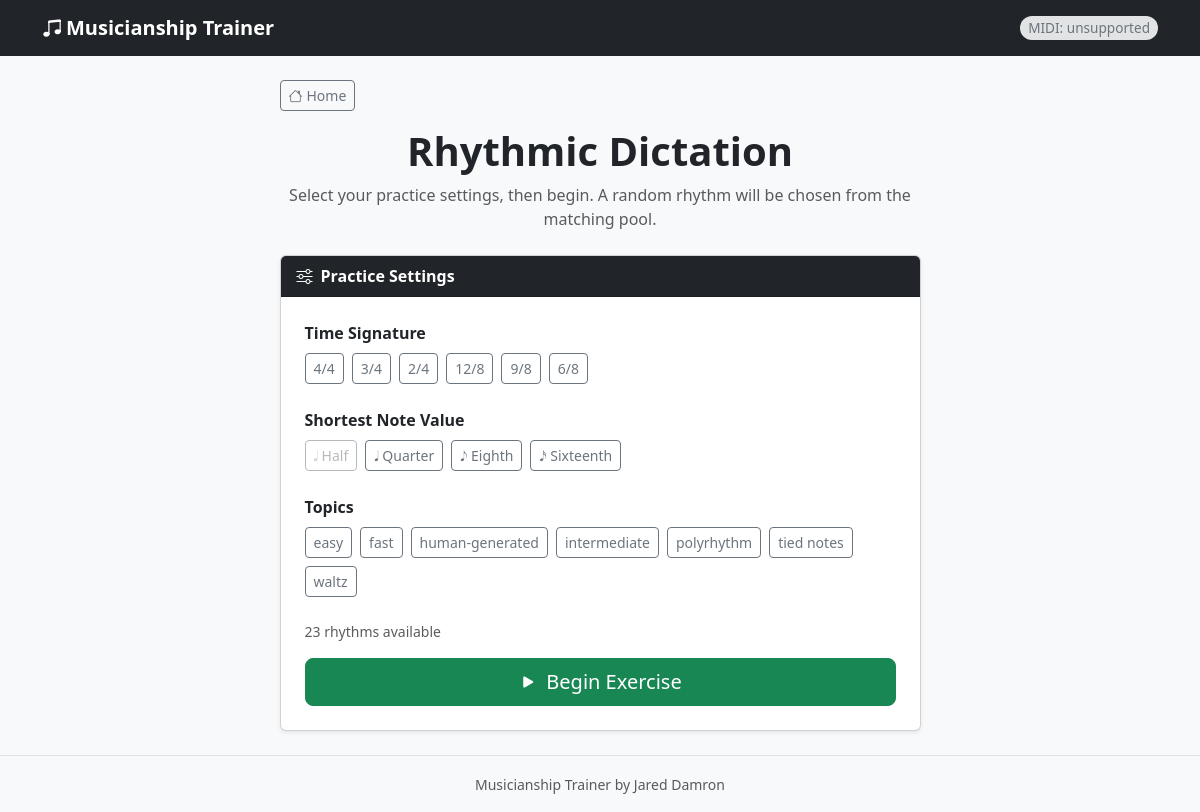
Page /rhythm on the committed database.
### models.py (models this page shows, shortened)
class Tag(db.Model):
    id = db.Column(db.Integer, primary_key=True)
    name = db.Column(db.String(50), unique=True, nullable=False)
    description = db.Column(db.String(200))

### app.py (the view)
@app.route('/rhythm')
def rhythm_index():
    all_tags = Tag.query.filter(Tag.rhythms.any()).order_by(Tag.name).all()
    rhythms = Rhythm.query.all()
    rhythms_data = [
        {
            'time_signature': r.time_signature,
            'min_duration':   r.min_duration,
            'tags':           [t.name for t in r.tags],
        }
        for r in rhythms
    ]
    return render_template('rhythm_index.html', all_tags=all_tags,
                           rhythms_data=rhythms_data)

### templates/rhythm_index.html (shortened to what this page needs)
{% extends 'base.html' %}
{% block content %}
<div class="row justify-content-center">
  <div class="col-lg-7 col-md-9">
    <div class="mb-3">
      <a href="{{ url_for('home') }}" class="btn btn-outline-secondary btn-sm">
        <i class="bi bi-house me-1"></i>Home
      </a>
    </div>
    <div class="text-center mb-4 mt-2">
      <h1 class="fw-bold">Rhythmic Dictation</h1>
      <p class="text-muted mb-0">Select your practice settings, then begin. A random rhythm will be chosen from the matching pool.</p>
    </div>
    <div class="card shadow-sm">
      <div class="card-header bg-dark text-white fw-semibold">
        <i class="bi bi-sliders me-2"></i>Practice Settings
      </div>
      <div class="card-body p-4">
        <form method="get" action="{{ url_for('random_rhythm') }}" id="filter-form">
          <div class="mb-4">
            <label class="fw-semibold d-block mb-2">
              Time Signature
            </label>
            <div class="d-flex flex-wrap gap-2" id="group-time-sig">
              {% for sig in ['4/4', '3/4', '2/4', '12/8', '9/8', '6/8'] %}
                <label class="btn btn-outline-secondary btn-sm fw-normal"
                       for="ts-{{ sig | replace('/', '-') }}">{{ sig }}</label>
              {% endfor %}
            </div>
          </div>
          <div class="mb-4">
            <label class="fw-semibold d-block mb-2">
              Shortest Note Value
            </label>
            <div class="d-flex flex-wrap gap-2" id="group-min-dur">
              <label class="btn btn-outline-secondary btn-sm fw-normal" for="md-h">
                &#119134; Half
              </label>
              <label class="btn btn-outline-secondary btn-sm fw-normal" for="md-q">
                &#119135; Quarter
              </label>
              <label class="btn btn-outline-secondary btn-sm fw-normal" for="md-8">
                &#119136; Eighth
              </label>
              <label class="btn btn-outline-secondary btn-sm fw-normal" for="md-16">
                &#119137; Sixteenth
              </label>
            </div>
          </div>
          <div class="mb-4">
            <label class="fw-semibold d-block mb-2">
              Topics
            </label>
            <div class="d-flex flex-wrap gap-2" id="group-tags">
              {% for tag in all_tags %}
                <label class="btn btn-outline-secondary btn-sm fw-normal"
                       for="tag-{{ tag.name }}" title="{{ tag.description }}">
                  {{ tag.name }}
                </label>
              {% endfor %}
            </div>
          </div>
          <div class="mb-3 text-muted small" id="match-count"></div>
          <div class="d-grid mt-3">
            <button type="submit" class="btn btn-success btn-lg" id="btn-begin">
              <i class="bi bi-play-fill me-2"></i>Begin Exercise
            </button>
          </div>
        </form>
      </div>
    </div>
  </div>
</div>
{% endblock %}

### static/css/style.css (style rules this page uses)
body { background-color: #f8f9fa; min-height: 100vh; display: flex; flex-direction: column; }

### rows in the picture
Tag: name "easy"
Tag: name "fast"
Tag: name "human-generated"
Tag: name "intermediate"
Tag: name "polyrhythm"
Tag: name "tied notes"
Tag: name "waltz"

### other values in the picture
{{ sig }} "4/4" "3/4" "2/4" "12/8" "9/8" "6/8"
